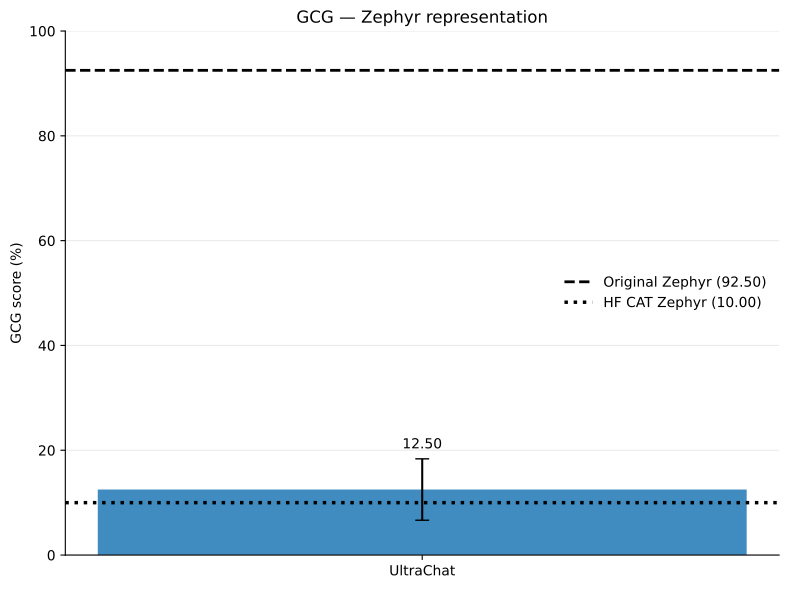

Here is the Python script that generated this plot:
import numpy as np
import matplotlib.pyplot as plt

from pathlib import Path
from matplotlib.backends.backend_pdf import PdfPages


MODEL_NAME = "Zephyr"
METRIC_NAME = "GCG"
COLOR = "C0"

eps = np.array([0.05, 0.10, 0.20, 0.40])

github = (12.50, 5.86)

references = {
    "Original Zephyr": 92.50,
    "HuggingFace CAT Zephyr": 10.00,
}

relative = {
    "y":   [19.17, 17.50, 18.33, 9.17],
    "err": [3.82, 6.61, 10.10, 1.44],
}


def plot_representation():
    fig, ax = plt.subplots(figsize=(8, 6))

    value, error = github
    original = references["Original Zephyr"]
    hf = references["HuggingFace CAT Zephyr"]

    bar = ax.bar(
        [0], [value],
        yerr=[error],
        capsize=5,
        width=0.55,
        color=COLOR,
        alpha=0.85,
    )[0]

    ax.axhline(
        original, linestyle="--", linewidth=2, color="black",
        label=f"Original Zephyr ({original:.2f})",
    )
    ax.axhline(
        hf, linestyle=":", linewidth=2.5, color="black",
        label=f"HF CAT Zephyr ({hf:.2f})",
    )

    ax.text(
        0, value + error + 2,
        f"{value:.2f}",
        ha="center",
    )

    ax.set_ylim(0, 100)
    ax.set_xticks([0])
    ax.set_xticklabels(["UltraChat"])

    ax.set_ylabel("GCG score (%)")
    ax.set_title(f"{METRIC_NAME} — {MODEL_NAME} representation")

    ax.grid(axis="y", alpha=0.25)
    ax.spines["top"].set_visible(False)
    ax.spines["right"].set_visible(False)
    ax.legend(frameon=False)

    fig.tight_layout()
    return fig


def plot_relative_lr():
    fig, ax = plt.subplots(figsize=(8, 6))

    y = np.array(relative["y"])
    err = np.array(relative["err"])

    ax.plot(
        eps, y,
        marker="o",
        markersize=7,
        linewidth=2,
        color=COLOR,
    )

    ax.errorbar(
        eps, y,
        yerr=err,
        fmt="none",
        capsize=4,
        color=COLOR,
    )

    ymax = np.max(y + err) * 1.15

    ax.set_ylim(0, ymax)

    ax.set_xlabel(r"Configuration multiplier $s$")
    ax.set_ylabel("GCG score (%)")

    ax.set_xticks(eps)
    ax.set_xticklabels(["0.05", "0.10", "0.20", "0.40"])

    ax.set_title(
        f"{METRIC_NAME} — {MODEL_NAME} relative learning rate"
    )

    ax.grid(axis="y", alpha=0.25)
    ax.spines["top"].set_visible(False)
    ax.spines["right"].set_visible(False)

    fig.tight_layout()
    return fig


figures = [
    plot_representation(),
    plot_relative_lr(),
]

pdf_path = Path(__file__).resolve().with_suffix(".pdf")

with PdfPages(pdf_path) as pdf:
    for fig in figures:
        pdf.savefig(fig, bbox_inches="tight")

print(f"Saved to:\n{pdf_path}")

plt.show()
